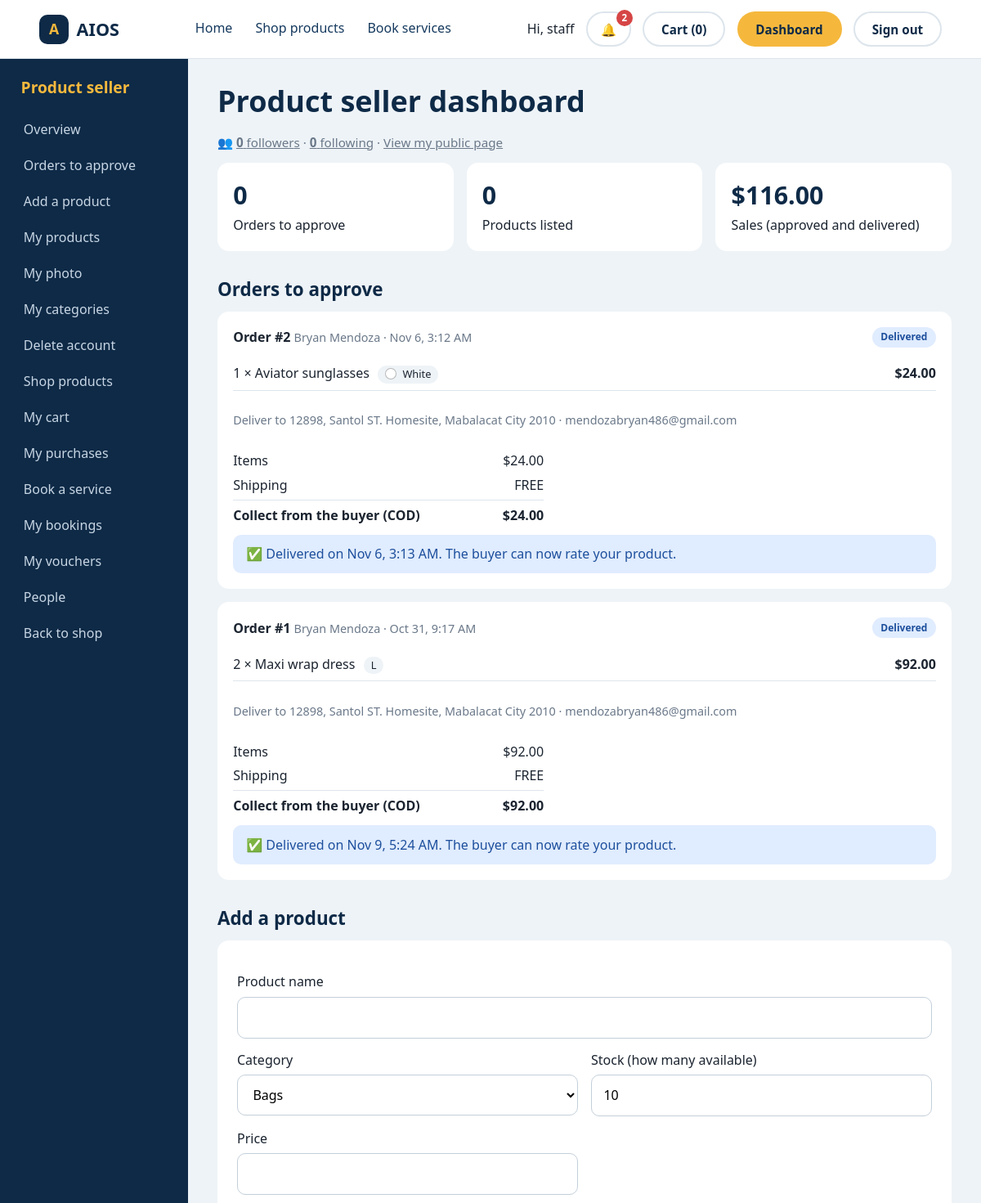
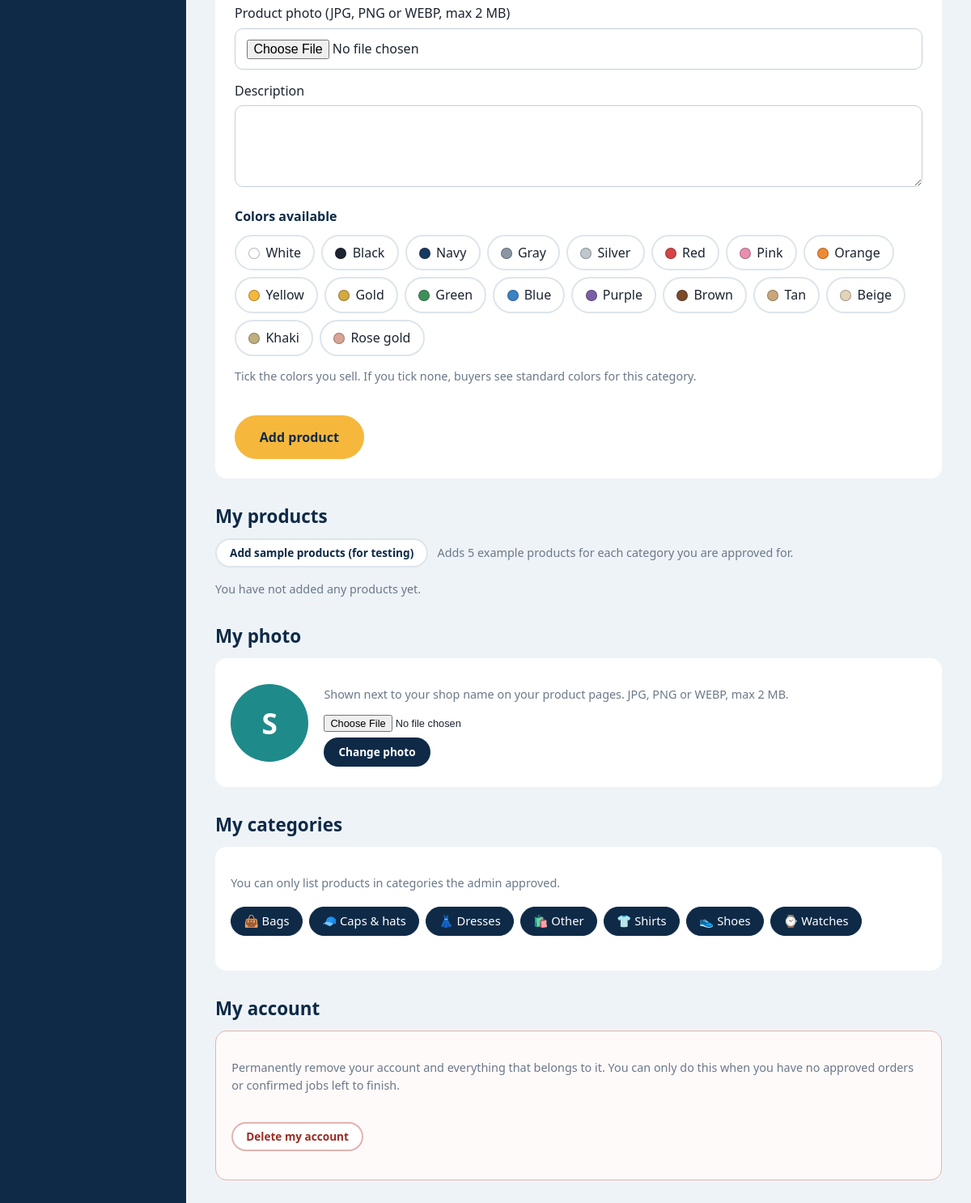
The app's page /staff.php (signed in) with its own data (2 pictures, top to bottom).
### tables this page shows
CREATE TABLE IF NOT EXISTS users (
  id            INT UNSIGNED AUTO_INCREMENT PRIMARY KEY,
  role          ENUM('admin','client','staff') NOT NULL DEFAULT 'client',
  staff_type    ENUM('service','product') NULL,           
  first_name    VARCHAR(60)  NOT NULL,
  middle_name   VARCHAR(60)  NULL,
  last_name     VARCHAR(60)  NOT NULL,
  email         VARCHAR(120) NULL UNIQUE,
  phone         VARCHAR(20)  NULL UNIQUE,
  password_hash VARCHAR(255) NOT NULL,
  address       VARCHAR(255) NOT NULL,
  city          VARCHAR(80)  NOT NULL,
  postal_code   VARCHAR(12)  NULL,
  is_verified   TINYINT(1)   NOT NULL DEFAULT 0,
  photo         VARCHAR(200) NOT NULL DEFAULT '',         
  service_rate  DECIMAL(10,2) NULL,                       
  service_about VARCHAR(600) NOT NULL DEFAULT '',         
  id_doc_type   VARCHAR(20)  NOT NULL DEFAULT '',         
  id_doc_file   VARCHAR(200) NOT NULL DEFAULT '',         
  id_status     ENUM('pending','approved','rejected') NOT NULL DEFAULT 'approved',    
  id_reviewed_at DATETIME NULL,
  id_note       VARCHAR(200) NOT NULL DEFAULT '',         
  created_at    TIMESTAMP    NOT NULL DEFAULT CURRENT_TIMESTAMP
);

CREATE TABLE IF NOT EXISTS orders (
  id             INT UNSIGNED AUTO_INCREMENT PRIMARY KEY,
  buyer_id       INT UNSIGNED NOT NULL,
  seller_id      INT UNSIGNED NOT NULL,
  status         ENUM('pending','approved','delivered','rejected') NOT NULL DEFAULT 'pending',
  payment_method VARCHAR(20) NOT NULL DEFAULT 'COD',      
  ship_name      VARCHAR(160) NOT NULL,
  ship_address   VARCHAR(300) NOT NULL,
  ship_contact   VARCHAR(140) NOT NULL,
  created_at     DATETIME NOT NULL,
  reviewed_at    DATETIME NULL,
  shipping_fee   DECIMAL(10,2) NOT NULL DEFAULT 0,        
  discount       DECIMAL(10,2) NOT NULL DEFAULT 0,        
  voucher_note   VARCHAR(200) NOT NULL DEFAULT '',
  delivery_days  TINYINT UNSIGNED NULL,                   
  approved_at    DATETIME NULL,
  delivered_at   DATETIME NULL,                           
  FOREIGN KEY (buyer_id)  REFERENCES users(id) ON DELETE CASCADE,
  FOREIGN KEY (seller_id) REFERENCES users(id) ON DELETE CASCADE
);

CREATE TABLE IF NOT EXISTS order_items (
  id         INT UNSIGNED AUTO_INCREMENT PRIMARY KEY,
  order_id   INT UNSIGNED NOT NULL,
  product_id INT UNSIGNED NULL,
  name       VARCHAR(120) NOT NULL,
  price      DECIMAL(10,2) NOT NULL,
  quantity   INT UNSIGNED NOT NULL,
  comment    VARCHAR(300) NULL,
  size       VARCHAR(60) NOT NULL DEFAULT '',
  color      VARCHAR(40) NOT NULL DEFAULT '',
  FOREIGN KEY (order_id)   REFERENCES orders(id)   ON DELETE CASCADE,
  FOREIGN KEY (product_id) REFERENCES products(id) ON DELETE SET NULL
);

### staff.php (the view, shortened to what this page needs)
<?php
require_once __DIR__ . '/includes/bootstrap.php';
require_role('staff');
$type = $_SESSION['staff_type'] ?? 'service';
$uid  = $_SESSION['user_id'];
$opts = category_options($type);
$myPhoto = db()->prepare('SELECT photo FROM users WHERE id = ?'); $myPhoto->execute([$uid]); $myPhoto = (string)$myPhoto->fetchColumn();
$rowsCat = provider_category_rows($uid);
$myCats  = array_keys(array_filter($rowsCat, fn($x) => $x === 'approved'));
if ($type === 'product') {
    $orders = db()->prepare('SELECT o.*, u.email, u.phone FROM orders o JOIN users u ON u.id = o.buyer_id WHERE o.seller_id = ?
                             ORDER BY (o.status = "pending") DESC, o.id DESC LIMIT 40');
    $orders->execute([$uid]);
    $orders = $orders->fetchAll();
    $lines = [];
    if ($orders) {
        $ids = implode(',', array_map('intval', array_column($orders, 'id')));
        foreach (db()->query("SELECT * FROM order_items WHERE order_id IN ($ids) ORDER BY id") as $it) { $lines[$it['order_id']][] = $it; }
    }
    $mine = db()->prepare('SELECT * FROM products WHERE seller_id = ? ORDER BY id DESC');
    $mine->execute([$uid]);
    $mine = $mine->fetchAll();
    $pendingCount = count(array_filter($orders, fn($o) => $o['status'] === 'pending'));
    $sales = db()->prepare('SELECT COALESCE(SUM(i.price * i.quantity), 0) FROM order_items i JOIN orders o ON o.id = i.order_id WHERE o.seller_id = ? AND o.status IN ("approved", "delivered")');
    $sales->execute([$uid]);
    $sales = (float)$sales->fetchColumn();
}
$panelTitle = $type === 'product' ? 'Product seller' : 'Service provider';
$menu = $type === 'product'
    ? ['Overview' => '#overview', 'Orders to approve' => '#orders', 'Add a product' => '#add', 'My products' => '#products', 'My photo' => '#photo', 'My categories' => '#categories', 'Delete account' => '#account', 'Shop products' => 'shop.php', 'My cart' => 'cart.php', 'My purchases' => 'orders.php', 'Book a service' => 'providers.php', 'My bookings' => 'bookings.php', 'My vouchers' => 'vouchers.php', 'People' => 'people.php']
    : ['Overview' => '#overview', 'My jobs' => '#jobs', 'My service details' => '#details', 'My photo' => '#photo', 'My categories' => '#categories', 'Delete account' => '#account', 'Shop products' => 'shop.php', 'My cart' => 'cart.php', 'My purchases' => 'orders.php', 'Book a service' => 'providers.php', 'My bookings' => 'bookings.php', 'My vouchers' => 'vouchers.php', 'People' => 'people.php'];
$statusLabel = ['pending' => 'Pending', 'approved' => 'Approved', 'delivered' => 'Delivered', 'rejected' => 'Rejected'];
$statusClass = ['pending' => 'badge-pending', 'approved' => 'badge-confirmed', 'delivered' => 'badge-delivered', 'rejected' => 'badge-rejected'];
?>
<!DOCTYPE html>
<html lang="en">
<head>
  <link rel="stylesheet" href="css/style.css">
</head>
<body>
  <?php include __DIR__ . '/includes/topbar.php'; ?>
  <div class="dash">
    <?php include __DIR__ . '/includes/sidebar.php'; ?>
    <main class="dash-main">
      <h1 id="overview"><?= $type === 'product' ? 'Product seller dashboard' : 'Service provider dashboard' ?></h1>
      <p class="follow-line">&#128101; <a href="people.php?tab=followers"><strong><?= follower_count($uid) ?></strong> follower<?= follower_count($uid) === 1 ? '' : 's' ?></a> &middot; <a href="people.php?tab=following"><strong><?= following_count($uid) ?></strong> following</a> &middot; <a href="user.php?id=<?= $uid ?>">View my public page</a></p>
      <?php if ($type === 'product'): ?>
        <div class="cards">
          <div class="card"><span class="stat-value"><?= $pendingCount ?></span><span>Orders to approve</span></div>
          <div class="card"><span class="stat-value"><?= count($mine) ?></span><span>Products listed</span></div>
          <div class="card"><span class="stat-value"><?= money($sales) ?></span><span>Sales (approved and delivered)</span></div>
        </div>
        <h2 id="orders">Orders to approve</h2>
        <?php foreach ($orders as $o): $sum = 0; ?>
          <div class="card order-card">
            <div class="order-head">
              <div><strong>Order #<?= (int)$o['id'] ?></strong> <span class="muted"><?= htmlspecialchars($o['ship_name']) ?> &middot; <?= htmlspecialchars(date('M j, g:i A', strtotime($o['created_at']))) ?></span></div>
              <span class="badge <?= $statusClass[$o['status']] ?>"><?= $statusLabel[$o['status']] ?></span>
            </div>
            <ul class="order-lines">
              <?php foreach ($lines[$o['id']] ?? [] as $it): $sum += $it['price'] * $it['quantity']; ?>
                <li><span><?= (int)$it['quantity'] ?> &times; <?= htmlspecialchars($it['name']) ?><?php if ($it['size']): ?> <span class="size-tag"><?= htmlspecialchars($it['size']) ?></span><?php endif; ?><?php if ($it['color']): ?> <span class="size-tag"><i class="dot" style="background:<?= color_hex($it['color']) ?>"></i><?= htmlspecialchars($it['color']) ?></span><?php endif; ?>
                  <?php if ($it['comment']): ?><br><span class="muted">Buyer's comment: <?= htmlspecialchars($it['comment']) ?></span><?php endif; ?></span>
                  <strong><?= money($it['price'] * $it['quantity']) ?></strong></li>
              <?php endforeach; ?>
            </ul>
            <?php $grand = $sum + (float)$o['shipping_fee'] - (float)$o['discount']; ?>
            <p class="muted">Deliver to <?= htmlspecialchars($o['ship_address']) ?> &middot; <?= htmlspecialchars($o['ship_contact']) ?></p>
            <div class="totals">
              <div><span>Items</span><span><?= money($sum) ?></span></div>
              <div><span>Shipping</span><span><?= (float)$o['shipping_fee'] > 0 ? money((float)$o['shipping_fee']) : 'FREE' ?></span></div>
              <div class="grand"><span>Collect from the buyer (COD)</span><strong><?= money($grand) ?></strong></div>
            </div>
            <?php if ($o['status'] === 'pending'): ?>
              <form method="post" class="row-actions">
                <input type="hidden" name="csrf" value="<?= csrf() ?>">
                <input type="hidden" name="action" value="order_review">
                <input type="hidden" name="order_id" value="<?= (int)$o['id'] ?>">
                <label class="days-field">Delivery in <input type="number" name="delivery_days" min="1" max="30" value="3" aria-label="Delivery days"> day(s)</label>
                <button class="btn btn-small" name="decision" value="approve" type="submit">Approve</button>
                <button class="btn btn-small btn-reject" name="decision" value="reject" type="submit">Reject</button>
              </form>
            <?php elseif ($o['status'] === 'approved'): ?>
              <p class="eta-box">Approved. Delivery in about <?= (int)$o['delivery_days'] ?: '?' ?> day(s). Waiting for the buyer to tap "Order received".</p>
            <?php elseif ($o['status'] === 'delivered'): ?>
              <p class="eta-box done">&#9989; Delivered<?= $o['delivered_at'] ? ' on ' . htmlspecialchars(date('M j, g:i A', strtotime($o['delivered_at']))) : '' ?>. The buyer can now rate your product.</p>
            <?php endif; ?>
          </div>
        <?php endforeach; ?>
        <h2 id="add">Add a product</h2>
        <form class="card dash-form" method="post" enctype="multipart/form-data" novalidate>
          <div class="form-grid">
            <div class="full"><label for="pname">Product name</label><input id="pname" name="name" maxlength="120" required></div>
            <div><label for="pcat">Category</label>
              <select id="pcat" name="category"><?php foreach ($myCats as $c): ?><option><?= htmlspecialchars($c) ?></option><?php endforeach; ?></select></div>
            <div><label for="pstock">Stock (how many available)</label><input id="pstock" name="stock" type="number" min="0" value="10" required></div>
            <div><label for="pprice">Price</label><input id="pprice" name="price" type="number" min="0.01" step="0.01" required></div>
            <div class="full"><label for="pphoto">Product photo (JPG, PNG or WEBP, max 2 MB)</label>
              <input id="pphoto" name="photo" type="file" accept="image/jpeg,image/png,image/webp"></div>
            <div class="full"><label for="pdesc">Description</label><textarea id="pdesc" name="description" rows="3" maxlength="2000"></textarea></div>
            <div class="full"><span class="group-label">Colors available</span>
              <div class="opt-chips">
                <?php foreach (color_map() as $cn => $hex): ?>
                  <label class="opt-chip"><input type="checkbox" name="colors[]" value="<?= htmlspecialchars($cn) ?>"><span><i class="dot" style="background:<?= $hex ?>"></i><?= htmlspecialchars($cn) ?></span></label>
                <?php endforeach; ?>
              </div>
              <p class="muted">Tick the colors you sell. If you tick none, buyers see standard colors for this category.</p>
            </div>
          </div>
          <button class="btn btn-primary btn-lg" type="submit">Add product</button>
        </form>
        <h2 id="products">My products</h2>
        <form method="post" class="sample-form">
          <button class="btn btn-small btn-light" type="submit">Add sample products (for testing)</button>
          <span class="muted">Adds 5 example products for each category you are approved for.</span>
        </form>
        <?php if (!$mine): ?><p class="muted">You have not added any products yet.</p><?php endif; ?>
      <?php endif; ?>
      <h2 id="photo">My photo</h2>
      <div class="card photo-card">
        <div class="avatar-lg"><?= avatar_art($myPhoto, $_SESSION['user']) ?></div>
        <div>
          <p class="muted"><?= $type === 'product' ? 'Shown next to your shop name on your product pages.' : 'Your service provider photo.' ?> JPG, PNG or WEBP, max 2 MB.</p>
          <form method="post" enctype="multipart/form-data" class="photo-form">
            <input type="file" name="photo" accept="image/jpeg,image/png,image/webp" aria-label="New photo" required>
            <button class="btn btn-small" type="submit">Change photo</button>
          </form>
        </div>
      </div>
      <h2 id="categories">My categories</h2>
      <div class="card">
        <p class="muted"><?= $type === 'product' ? 'You can only list products in categories the admin approved.' : 'These are the services you are approved to offer.' ?></p>
        <div class="chips">
          <?php foreach ($rowsCat as $c => $st): if (!isset($opts[$c])) { continue; } ?>
            <span class="chip <?= $st === 'approved' ? 'on' : '' ?>"><?= $opts[$c] ?> <?= htmlspecialchars($c) ?><?= $st === 'pending' ? ' (waiting for approval)' : ($st === 'rejected' ? ' (rejected)' : '') ?></span>
          <?php endforeach; ?>
        </div>
      </div>
      <h2 id="account">My account</h2>
      <div class="card danger-zone">
        <p class="muted">Permanently remove your account and everything that belongs to it. You can only do this when you have no approved orders or confirmed jobs left to finish.</p>
        <p><a class="btn btn-small btn-reject" href="delete-account.php">Delete my account</a></p>
      </div>
    </main>
  </div>
</body>
</html>

### includes/sidebar.php (shortened to what this page needs)
<aside class="sidebar">
  <h2><?= htmlspecialchars($panelTitle) ?></h2>
  <nav aria-label="Dashboard">
    <?php foreach ($menu as $menuLabel => $menuHref): ?>
      <a href="<?= $menuHref ?>"><?= htmlspecialchars($menuLabel) ?></a>
    <?php endforeach; ?>
    <a href="index.php">Back to shop</a>
  </nav>
</aside>

### records on screen
users: staff_type "Product seller", staff_type "👜", staff_type "🧢", staff_type "👗", staff_type "🛍️", staff_type "👕", staff_type "👟", staff_type "⌚"
orders: id "2", ship_name "Bryan Mendoza", created_at "Nov 6, 3:12 AM", status "Delivered", ship_address "12898, Santol ST. Homesite, Mabalacat City 2010", ship_contact "mendozabryan486@gmail.com", sum "$24.00", shows "FREE", money($grand) "$24.00", delivered_at "Nov 6, 3:13 AM"
order_items: quantity "1", name "Aviator sunglasses", color "White", money($it['price'] * $it['quantity']) "$24.00"
orders: id "1", ship_name "Bryan Mendoza", created_at "Oct 31, 9:17 AM", status "Delivered", ship_address "12898, Santol ST. Homesite, Mabalacat City 2010", ship_contact "mendozabryan486@gmail.com", sum "$92.00", shows "FREE", money($grand) "$92.00", delivered_at "Nov 9, 5:24 AM"
order_items: quantity "2", name "Maxi wrap dress", size "L", money($it['price'] * $it['quantity']) "$92.00"

### other values on screen
SITE_NAME "AIOS"
$_SESSION['user'] "staff"
$nc "2"
cart_count() "0"
$menuLabel "Overview"
$menuLabel "Orders to approve"
$menuLabel "Add a product"
$menuLabel "My products"
$menuLabel "My photo"
$menuLabel "My categories"
$menuLabel "Delete account"
$menuLabel "Shop products"
$menuLabel "My cart"
$menuLabel "My purchases"
$menuLabel "Book a service"
